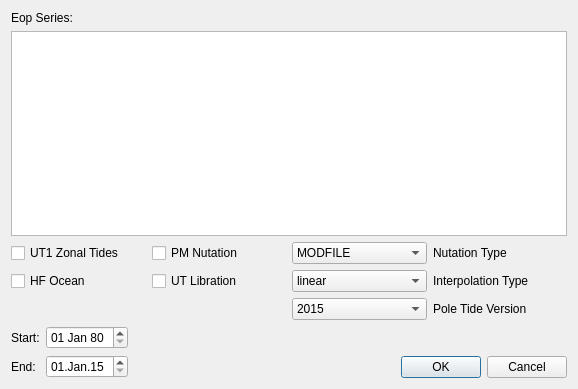
<?xml version="1.0" encoding="UTF-8"?>
<ui version="4.0">
 <class>EopSeries</class>
 <widget class="QDialog" name="EopSeries">
  <property name="geometry">
   <rect>
    <x>0</x>
    <y>0</y>
    <width>578</width>
    <height>389</height>
   </rect>
  </property>
  <property name="windowTitle">
   <string>Dialog</string>
  </property>
  <layout class="QGridLayout" name="gridLayout_3">
   <item row="0" column="0">
    <widget class="QLabel" name="label">
     <property name="text">
      <string>Eop Series:</string>
     </property>
    </widget>
   </item>
   <item row="1" column="0" colspan="2">
    <widget class="QTableWidget" name="eops_tablewidget"/>
   </item>
   <item row="2" column="0" colspan="2">
    <layout class="QGridLayout" name="gridLayout_2">
     <item row="0" column="0">
      <widget class="QCheckBox" name="ut1_zonal_checkbox">
       <property name="text">
        <string>UT1 Zonal Tides</string>
       </property>
      </widget>
     </item>
     <item row="0" column="1">
      <widget class="QCheckBox" name="pmnut_checkbox">
       <property name="text">
        <string>PM Nutation</string>
       </property>
      </widget>
     </item>
     <item row="0" column="2">
      <widget class="QComboBox" name="nutation_combobox">
       <item>
        <property name="text">
         <string>MODFILE</string>
        </property>
       </item>
       <item>
        <property name="text">
         <string>IAU2000/2006</string>
        </property>
       </item>
       <item>
        <property name="text">
         <string>FCN</string>
        </property>
       </item>
      </widget>
     </item>
     <item row="0" column="3">
      <widget class="QLabel" name="label_2">
       <property name="text">
        <string>Nutation Type</string>
       </property>
      </widget>
     </item>
     <item row="1" column="0">
      <widget class="QCheckBox" name="hfocean_checkbox">
       <property name="text">
        <string>HF Ocean</string>
       </property>
      </widget>
     </item>
     <item row="1" column="1">
      <widget class="QCheckBox" name="ut_lib_checkbox">
       <property name="text">
        <string>UT Libration</string>
       </property>
      </widget>
     </item>
     <item row="1" column="2">
      <widget class="QComboBox" name="interpol_combobox">
       <item>
        <property name="text">
         <string>linear</string>
        </property>
       </item>
       <item>
        <property name="text">
         <string>cspline</string>
        </property>
       </item>
       <item>
        <property name="text">
         <string>polynomial</string>
        </property>
       </item>
      </widget>
     </item>
     <item row="1" column="3">
      <widget class="QLabel" name="label_3">
       <property name="text">
        <string>Interpolation Type</string>
       </property>
      </widget>
     </item>
     <item row="2" column="2">
      <widget class="QComboBox" name="pt_version_checkbox">
       <item>
        <property name="text">
         <string>2015</string>
        </property>
       </item>
       <item>
        <property name="text">
         <string>2010</string>
        </property>
       </item>
       <item>
        <property name="text">
         <string>2003</string>
        </property>
       </item>
      </widget>
     </item>
     <item row="2" column="3">
      <widget class="QLabel" name="label_4">
       <property name="text">
        <string>Pole Tide Version</string>
       </property>
      </widget>
     </item>
    </layout>
   </item>
   <item row="3" column="0" rowspan="2">
    <layout class="QGridLayout" name="gridLayout">
     <item row="1" column="0">
      <widget class="QLabel" name="end_label">
       <property name="text">
        <string>End:</string>
       </property>
      </widget>
     </item>
     <item row="1" column="1">
      <widget class="QDateEdit" name="end_dateedit">
       <property name="dateTime">
        <datetime>
         <hour>0</hour>
         <minute>0</minute>
         <second>0</second>
         <year>2015</year>
         <month>1</month>
         <day>1</day>
        </datetime>
       </property>
       <property name="displayFormat">
        <string>dd.MMM.yy</string>
       </property>
      </widget>
     </item>
     <item row="0" column="1">
      <widget class="QDateEdit" name="start_dateedit">
       <property name="dateTime">
        <datetime>
         <hour>0</hour>
         <minute>0</minute>
         <second>0</second>
         <year>2080</year>
         <month>1</month>
         <day>1</day>
        </datetime>
       </property>
       <property name="minimumDateTime">
        <datetime>
         <hour>0</hour>
         <minute>0</minute>
         <second>0</second>
         <year>1752</year>
         <month>9</month>
         <day>16</day>
        </datetime>
       </property>
       <property name="displayFormat">
        <string>dd MMM yy</string>
       </property>
      </widget>
     </item>
     <item row="0" column="0">
      <widget class="QLabel" name="start_label">
       <property name="text">
        <string>Start:</string>
       </property>
      </widget>
     </item>
    </layout>
   </item>
   <item row="4" column="1">
    <widget class="QDialogButtonBox" name="buttonBox">
     <property name="orientation">
      <enum>Qt::Horizontal</enum>
     </property>
     <property name="standardButtons">
      <set>QDialogButtonBox::Cancel|QDialogButtonBox::Ok</set>
     </property>
    </widget>
   </item>
  </layout>
 </widget>
 <resources/>
 <connections>
  <connection>
   <sender>buttonBox</sender>
   <signal>accepted()</signal>
   <receiver>EopSeries</receiver>
   <slot>accept()</slot>
   <hints>
    <hint type="sourcelabel">
     <x>248</x>
     <y>254</y>
    </hint>
    <hint type="destinationlabel">
     <x>157</x>
     <y>274</y>
    </hint>
   </hints>
  </connection>
  <connection>
   <sender>buttonBox</sender>
   <signal>rejected()</signal>
   <receiver>EopSeries</receiver>
   <slot>reject()</slot>
   <hints>
    <hint type="sourcelabel">
     <x>316</x>
     <y>260</y>
    </hint>
    <hint type="destinationlabel">
     <x>286</x>
     <y>274</y>
    </hint>
   </hints>
  </connection>
 </connections>
</ui>
